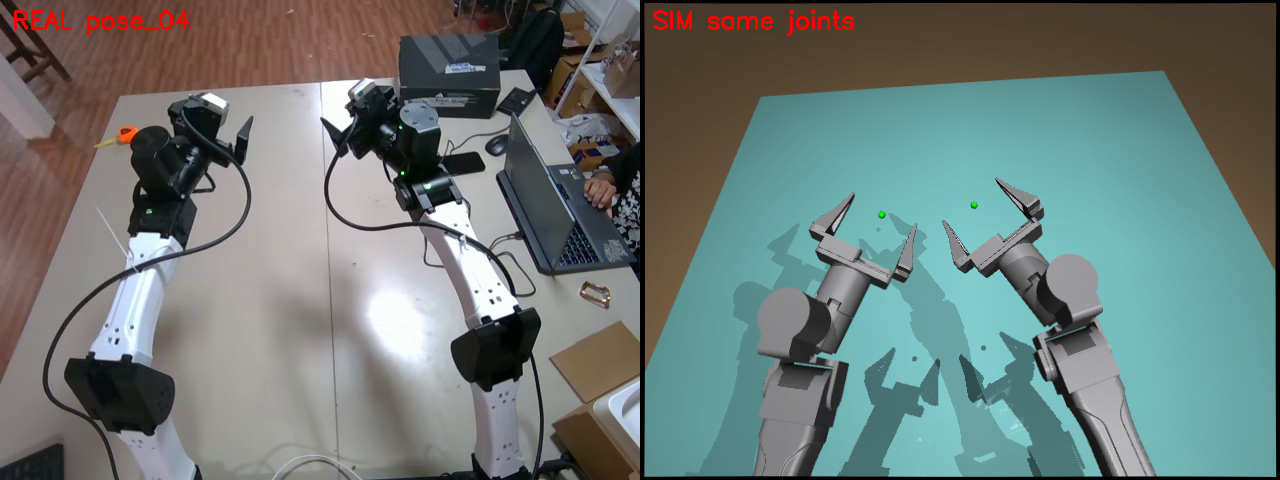
#> input picture sim/compare_arms/pose04_side_by_side.png, 1280 x 480 px
$ python -i sim_fit_wrist_mount.py   (imports and definitions only)
#> lines starting #> are read from the running program, lines starting #| are printed output that depends on the picture; after the words box and inside, x2 and y2 are one past the last pixel; in counts of white or black regions, pixels touching at a corner belong together
#> further down, picture is the input picture: shape (480, 1280, 3); mean B, G, R 118.8, 121.5, 108.8
"""Fit each wrist camera's mount on the gripper, from the fingers it can see.

The wrist cameras' *intrinsics* come off the D405 EEPROM and are exact. Their
*extrinsics* -- where the camera sits on the gripper -- were a guess, and a bad
one: the cameras ended up inside the gripper housing, so two of the three vision
inputs rendered gripper internals instead of the scene.

The trick here is that the camera and the fingers are both rigidly attached to
the same gripper body. So the fingers appear at a FIXED place in the wrist image,
and matching rendered fingers against the fingers visible in a real wrist photo
pins the mount directly. That makes this fit independent of:

  * the arm's joint angles,
  * the arm base placement (still only estimated),
  * the table, its position, and its appearance.

All of which the earlier table-edge attempt depended on, which is why it stalled.

The gripper aperture does matter, and is taken from the recorded joint state for
each pose (they were all captured fully open).

    DISPLAY=:0 MUJOCO_GL=glfw python tools/sim_fit_wrist_mount.py --side left

Writes sim/wrist_mount.json plus overlays for eyeballing.
"""

from __future__ import annotations

import argparse
import json
import math
from pathlib import Path

import cv2
import numpy as np
from scipy.optimize import minimize

_REPO_ROOT = Path(__file__).resolve().parents[1]

DARK_LUM = 70          # fingers are much darker than the melamine
LOWER_FRAME = 0.45     # fingers live below this fraction of the image
MIN_BLOB = 1200
GRIPPER_OPEN_QPOS = 0.0475
GRASP_SITE_Z = 0.1347


def observed_finger_mask(img: np.ndarray) -> np.ndarray:
    """The gripper's own jaws in a real wrist frame: dark, low in the image."""
    h = img.shape[0]
#> h = 480
    m = (img.mean(axis=2) < DARK_LUM).astype(np.uint8) * 255
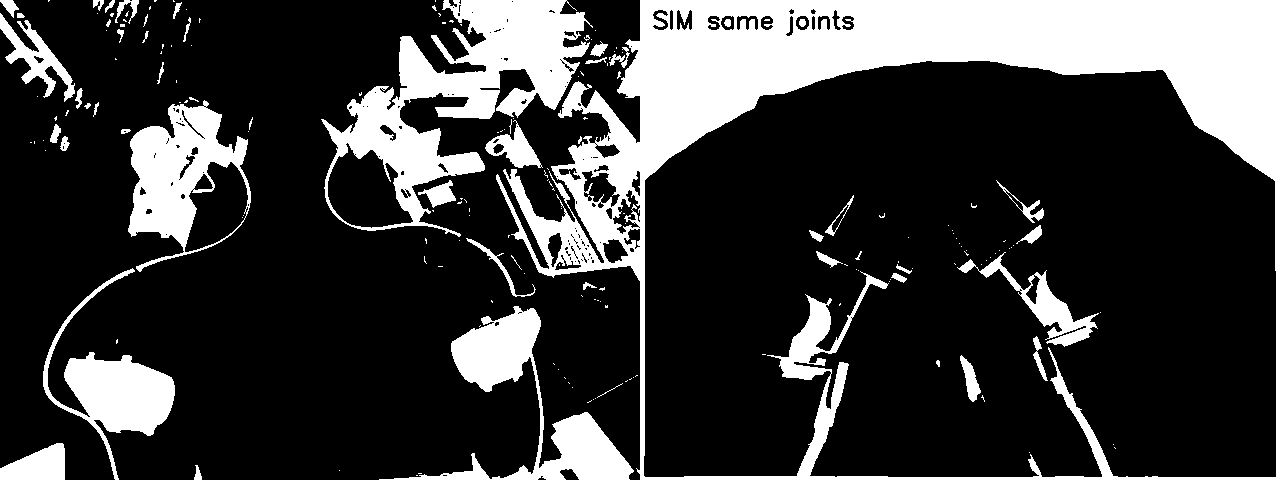
#> m: shape (480, 1280); 23.4% white; 187 white regions (138 under 20 px), largest, box (x1, y1, x2, y2) and area: (496, 0, 1280, 480) 82325, (321, 0, 593, 237) 21753, (379, 306, 634, 480) 10079
    m[: int(LOWER_FRAME * h), :] = 0
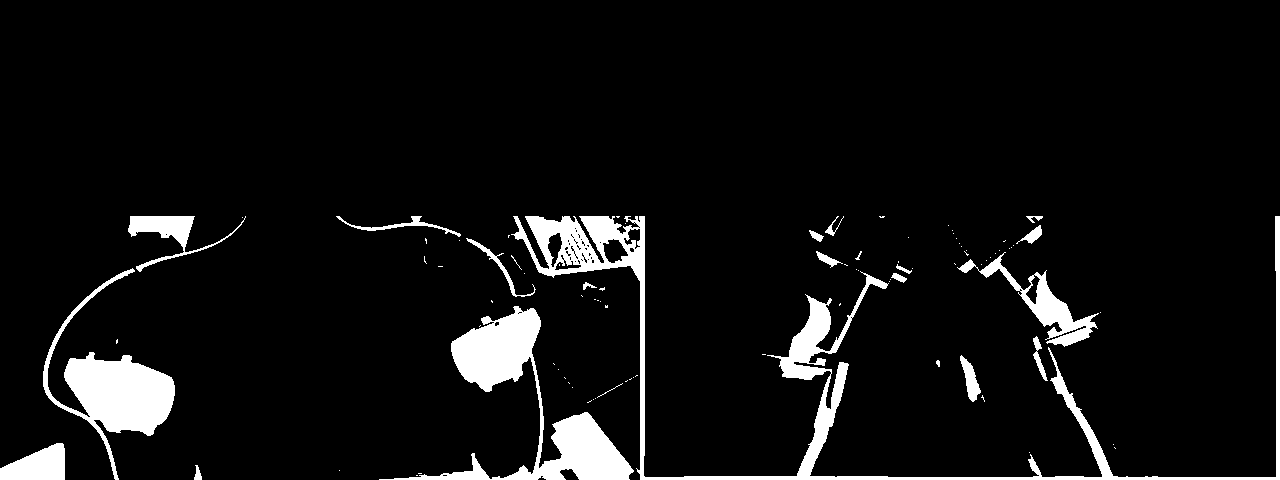
#> m: shape (480, 1280); 6.6% white; 91 white regions (69 under 20 px), largest, box (x1, y1, x2, y2) and area: (511, 216, 1280, 480) 14624, (379, 306, 634, 480) 10079, (43, 268, 175, 480) 7496
    m = cv2.morphologyEx(m, cv2.MORPH_OPEN, np.ones((5, 5), np.uint8))
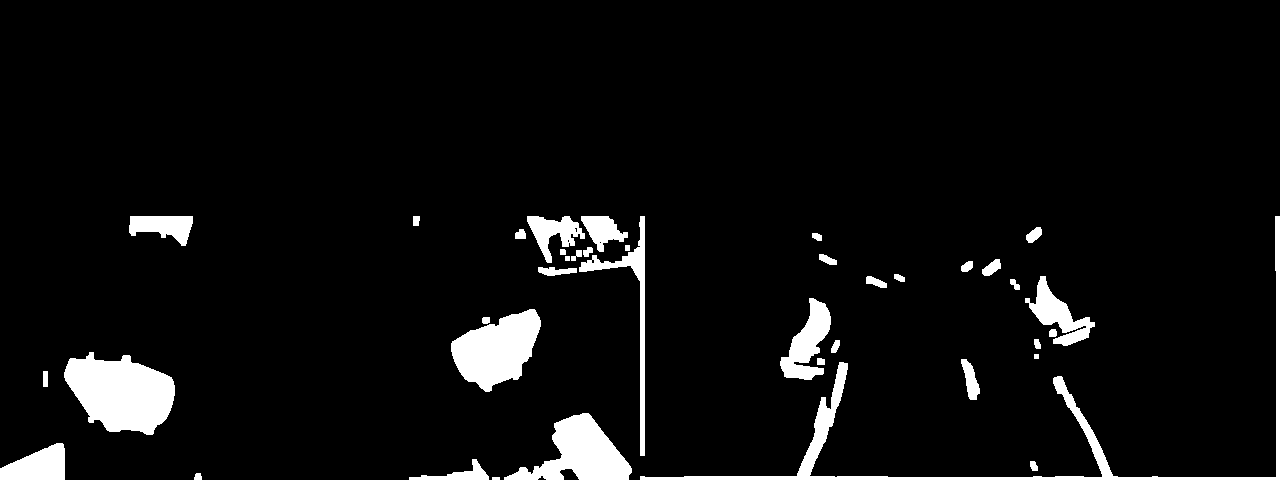
#> m: shape (480, 1280); 5.7% white; 39 white regions, largest, box (x1, y1, x2, y2) and area: (64, 352, 175, 435) 6302, (640, 216, 1280, 480) 5816, (451, 309, 541, 392) 4598
    m = cv2.morphologyEx(m, cv2.MORPH_CLOSE, np.ones((11, 11), np.uint8))
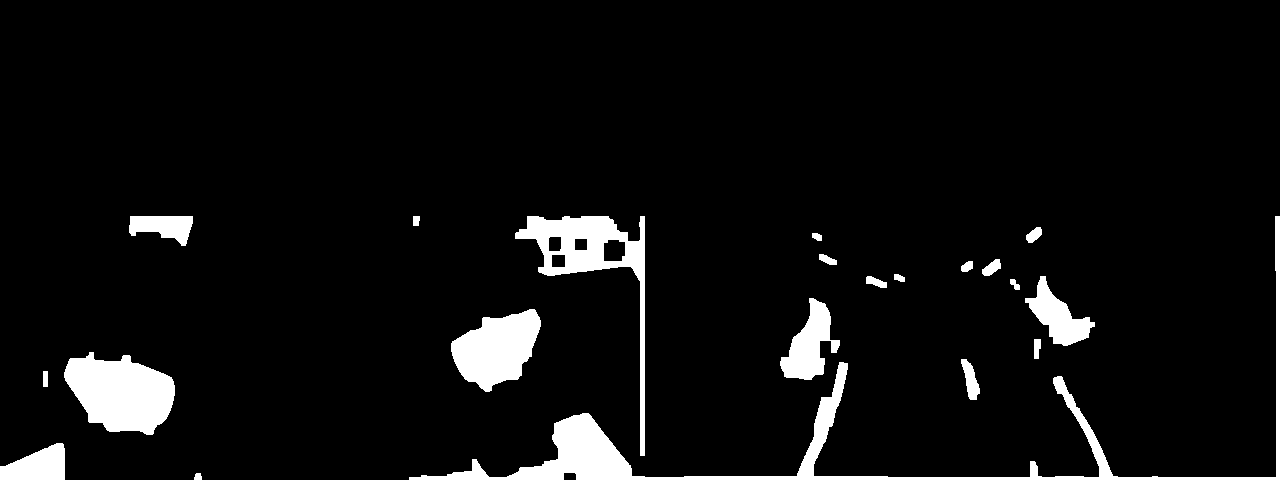
#> m: shape (480, 1280); 6% white; 21 white regions, largest, box (x1, y1, x2, y2) and area: (409, 216, 1280, 480) 11064, (64, 352, 175, 435) 6346, (515, 216, 645, 456) 5687
    n, lab, st, _ = cv2.connectedComponentsWithStats(m, 8)
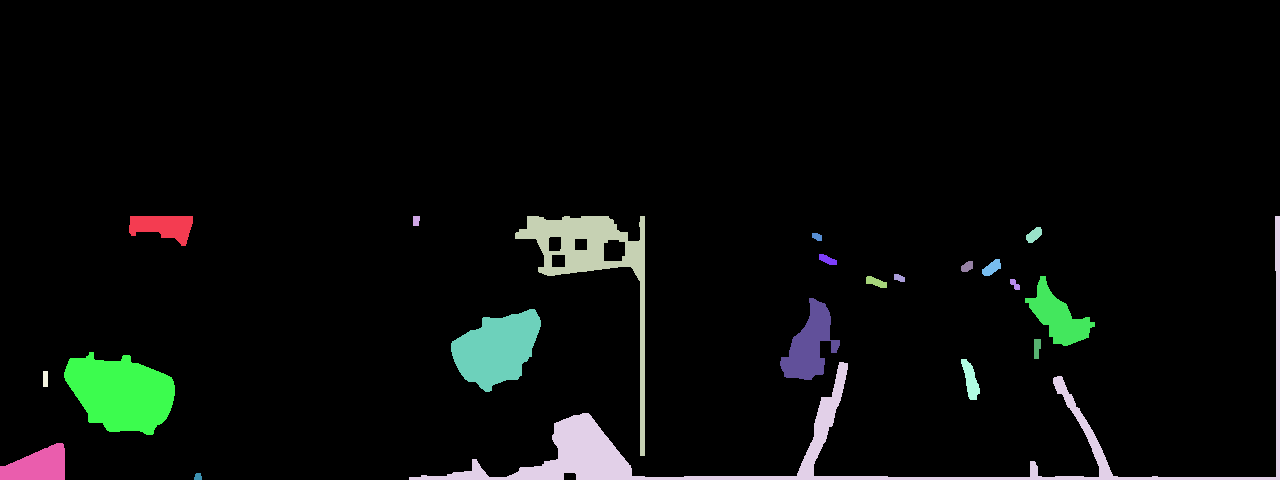
#> lab: shape (480, 1280) int32; 22 distinct labels, from 0 to 21; one colour per label, 0 black
#> n = 22; st = 22 rows, first 6: [0, 0, 1280, 480, 577452], [129, 216, 64, 30, 1263], [413, 216, 7, 10, 65], [515, 216, 130, 240, 5687], [409, 216, 871, 264, 11064], [1026, 227, 16, 16, 164]
    out = np.zeros_like(m)
    for i in range(1, n):
        if st[i, cv2.CC_STAT_AREA] > MIN_BLOB:
            out[lab == i] = 255
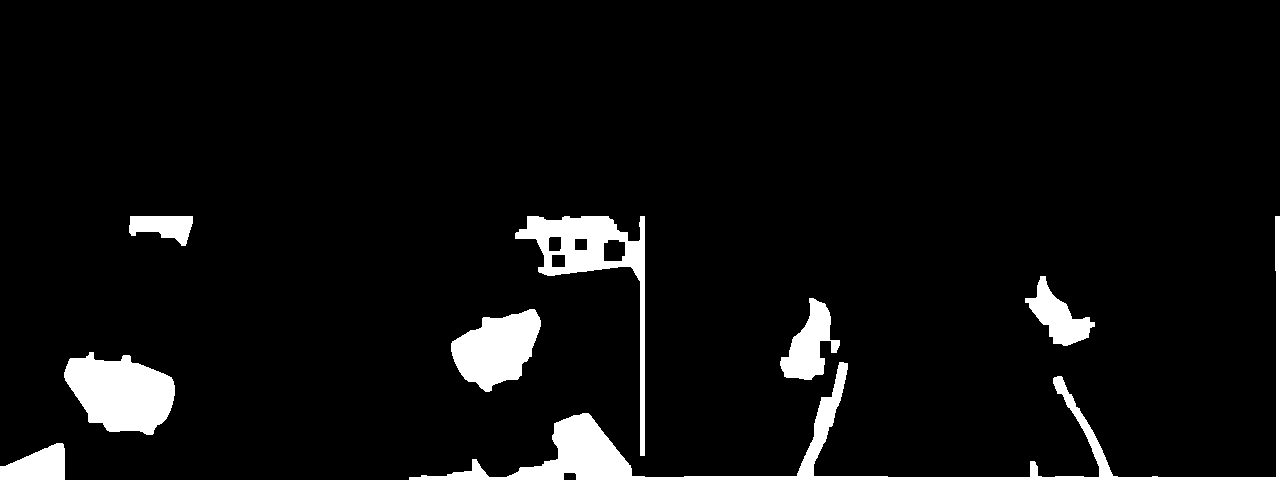
#> out: shape (480, 1280); 5.7% white; 8 white regions, largest, box (x1, y1, x2, y2) and area: (409, 216, 1280, 480) 11064, (64, 352, 175, 435) 6346, (515, 216, 645, 456) 5687
    return out


# [182 lines left out: functions look_at_quat, quat_mul, small_rot_quat, main, not called in this run]


# [2 lines not run here, left out]

>>> import cv2
>>> picture = cv2.imread('../sim/compare_arms/pose04_side_by_side.png')
>>> result = observed_finger_mask(picture)
